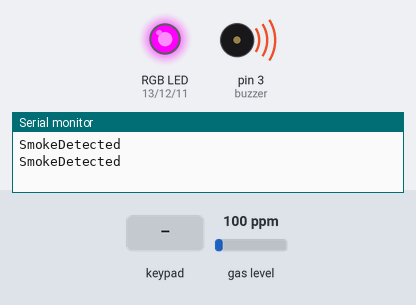
The sketch below on a simulated Arduino Uno, built with avr-gcc and run on an emulated ATmega328P. On the bench: an RGB LED mixed from three pins (HIGH = lit), buzzer (waves = sounding), the last lines printed to the serial monitor. Inputs (shaded band) come from the test bench; at power-on: gas level 100 ppm.

Above: at 1.75 s.
1.8 s: key '*' pressed
At 3.1 s:
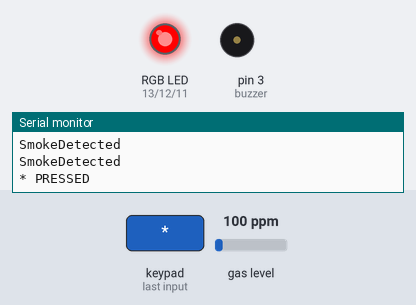
3.4 s: keypad keys 2 4 6 8 pressed 0.4 s apart
At 4.78 s:
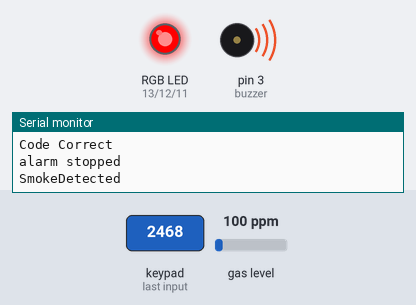
At 5.18 s:
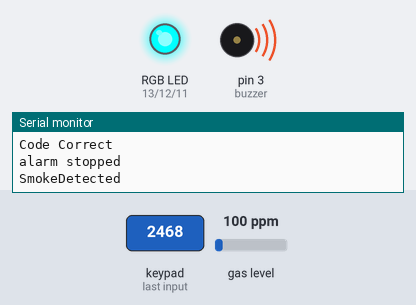
Timing chart, 0 to 12.8 s (numbered marks = the images above; inputs shaded):
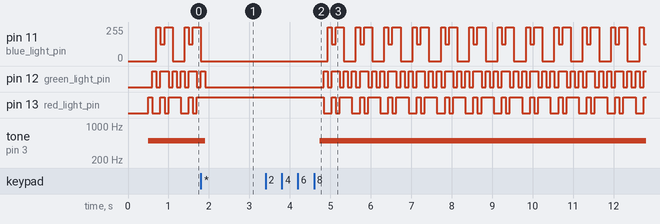

Measured:
- after the input at 1.8 s, pin 11 (blue_light_pin): goes on until 1.8 s, then stays 0/255; pin 12 (green_light_pin): goes on until 1.9 s, then stays LOW; pin 13 (red_light_pin): stops changing and stays HIGH; tone on pin 3 (buzzer): 500 Hz → silent after 0.10 s
- after the input at 3.4 s, pin 11 (blue_light_pin): 0/255 → 255/255 after 1.5 s, then repeats every 0.70 s: 125/255 0.10 s, 255/255 0.20 s, 0/255 0.30 s, 255/255 0.10 s; pin 12 (green_light_pin): LOW → HIGH after 1.4 s, then repeats every 0.70 s: LOW 0.10 s, HIGH 0.20 s, 2 × (LOW 0.10 s, HIGH 0.10 s)

The sketch:

individueel_proftaak.ino
```cpp
#include <OneWire.h>
#include <MQ2.h>
#include <DallasTemperature.h>
#include <Keypad.h>
#include <dht.h>

/** auteur Stijn van Berkel
 *  24/06/2020
 *  smokedetector with discolights and a buzzer.
 *  all code was written by me with help from google
 */

 //humidity and temperature sensor pin
 dht DHT;
 int DHT11_pin = 2;

 //rgb colors
int red_light_pin= 13;
int green_light_pin = 12;
int blue_light_pin = 11;

//buzzer pin
const int buzzer = 3;

//passcode for keypad
String code = "2468";
String easterEggCode = "6969";

const byte numRows = 4;
const byte numCols = 3;

char keymap[numRows][numCols]=
      {
      {'1', '2', '3'},
      {'4', '5', '6'},
      {'7', '8', '9'},
      {'*', '0', '#'},
      };

byte rowPins[numRows] = {10, 9, 8, 7};
byte colPins[numCols] = {6,5,4};

Keypad keypad = Keypad(makeKeymap(keymap), rowPins, colPins, numRows, numCols);

//I2C pins declaration
int Analog_Input = A0;
long smoke;

MQ2 mq2(Analog_Input);

void setup()
{
  Serial.begin(9600);
  mq2.begin();
  pinMode(red_light_pin, OUTPUT);
  pinMode(green_light_pin, OUTPUT);
  pinMode(blue_light_pin, OUTPUT);
  pinMode(buzzer, OUTPUT);
}

void loop()
{
  float* values= mq2.read(true);
  smoke = mq2.readSmoke();

  if(smoke >= 1.0 && getTemperature > 31)
  {
    smokeDetected();
  }
  else
  {
    RGB_color(255, 255, 255); // White
  }
}

//changes led to given value.
void RGB_color(int red_light_value, int green_light_value, int blue_light_value)
{
  analogWrite(red_light_pin, red_light_value);
  analogWrite(green_light_pin, green_light_value);
  analogWrite(blue_light_pin, blue_light_value);
}

//this is the operation that shows that smoke has been detected. It will run the buzzer and the discolights
//while nothing is happening. When the keypad has a '*' input it will read for the correct combination.
//when correct. The lights and buzzer stop. When incorrect the alarm will keep going.
void smokeDetected()
{
  bool isGuessed = false; //boolean for the right or wrong password.
  while(true)
  {
    char keypressed = keypad.getKey();
    if(keypressed == '*')
    {
      Serial.println("* PRESSED");
      isGuessed = Getpassword();
    }

    if(isGuessed)
    {
      RGB_color(0, 255, 0);
      Serial.println("alarm stopped");
      return;
    }
    else
    {
    Serial.println("SmokeDetected");
    discoAlarm();
    }
  }
}

//turns on the buzzersound and the lights.
void discoAlarm()
{
    tone(buzzer, 500);
    RGB_color(255, 0, 0); // Red
    delay(100);
    RGB_color(0, 255, 0); // Green
    delay(100);
    RGB_color(0, 0, 255); // Blue
    delay(100);
    RGB_color(255, 255, 125); // Raspberry
    delay(100);
    RGB_color(0, 255, 255); // Cyan
    delay(100);
    RGB_color(255, 0, 255); // Magenta
    delay(100);
    RGB_color(255, 255, 0); // Yellow
    delay(100);
    noTone(buzzer);
}

//checks if the input is correct to the password and reacts accordingly.
bool Getpassword()
{
  RGB_color(255, 0, 0);
  while(1)
   {
     String userCombination;
     userCombination = getCombination();
     if(userCombination == code)
     {
      Serial.println("Code Correct");
      return true;
     }
     else if(userCombination == easterEggCode)
     {
      Serial.println("easter egg found!!");
      easterEgg();
      return false;
     }
     else
     {
      Serial.println("wrong code");
      return false;
     }
   }
}

//shows a little easteregg
void easterEgg()
{
  int frequency = 100;
  for(int i = 0; i < 10; i++){
    frequency = i*100;
    tone(buzzer, frequency);
    delay(100);
  }
}

//gets the user input
String getCombination()
{
  int passwordIndex = 0;
  String guessedPassword = "";

  while(passwordIndex < 4)
  {
    char keyPressed = keypad.waitForKey();

    guessedPassword += keyPressed;
    passwordIndex++;
    delay(125);
  }

  return guessedPassword;
}

//gets the temperature from the dht sensor.
double getTemperature()
{
  int chk = DHT.read11(DHT11_pin);
  delay(1200);
  return DHT.temperature;
}

//gets the humidity from the dht sensor.
double getHumidity()
{
  int chk = DHT.read11(DHT11_pin);
  delay(1200);
  return DHT.humidity;
}
```
